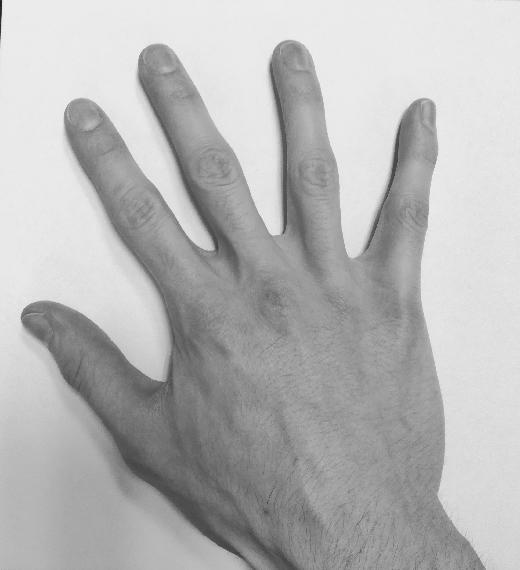
#> input picture TP/TP01/Source.jpg, 520 x 570 px
$ jupyter execute TP_ImageRegistration_Images_MALECOT.ipynb
#> lines starting #> are read from the running program, lines starting #| are printed output that depends on the picture
## Image registration

**Deadline**: Upload this notebook (rename it as 'TP-ImageRegistration-Images-YOUR-SURNAME.ipynb') to E-Campus before the deadline (see E-campus for the exact timing).

**Goal**: The goal of this notebook is to implement the algorithms seen today for pixel-based image registration. Please complete the code where you see **XXXXXXXXXXXXXX**

You will first take two pictures of your right hand into two different positions. Please keep the same topology, ie do not bend or stick together two fingers for instance.

If you can't take the pictures, you can use two pictures of my hand (see below).

[cell 1]
if 'google.colab' in str(get_ipython()):
  from google_drive_downloader import GoogleDriveDownloader as gdd
  gdd.download_file_from_google_drive(file_id='1XpgGRo839pBwIhb6h77xoG-NtHEg2DVd',
  dest_path='./Source.jpg')

  from google_drive_downloader import GoogleDriveDownloader as gdd
  gdd.download_file_from_google_drive(file_id='12FKfLjKreAksI3rEcDx4_oEn3qjAzEua',
  dest_path='./Target.jpg')
else:
  print('You are not using Colab. Please define working_dir with the absolute path to the folder where you downloaded the data')

# Please modify working_dir only if you are using your Anaconda (and not Google Colab)
# You should write the absolute path of your working directory with the data
workingDir='./'

We will use the skimage library to read and resize images, you can of course use others (openCV, pillow, scipy, etc.)

[cell 2]
from skimage.io import imread
from skimage.transform import resize

import matplotlib.pyplot as plt
from numpy import linalg as LA
import numpy as np
import scipy.ndimage

The first thing to do is to create a function that creates the transformation matrix T. Please complete the following function following the rules explained in the header of the function.

[cell 3]
def Tmatrix(scale=(1,1), rotationAngle=0, shearAngles=(0,0),translation=(0,0),elation=(0,0),reflection=(False,False)):
    '''
    Transformation matrix defined as the composition of 6 possible geometric
    transformations: Reflection (Re), Rotation (R), Scaling (S), Shear (Sh),
    Translation (T) and Elation (E).
    For the linear transformation part, we assume this composition:
        A = Re * R * S * Sh

    Inputs:
            scale: is a tuple with sx and sy (two scalar values)
            rotationAngle: is an angle in degrees (scalar value)
            shearAngles: is a tuple with the two shear angles in degrees (scalar value)
            translation: is a tuple with tx and ty (scalar values)
            elation: is a tuple containing the elation part (scalar values)
            reflection: is a tuple of Boolean values indicating wheter to reflect with respect to x and y axis

    Output:
            T: the 3x3 transformation matrix (homogeneous coordinates)
    '''

    if len(scale) != 2:
        raise ValueError("scale should be a tuple of length 2")
    if len(shearAngles)!= 2:
        raise ValueError("shearAngles should be a tuple of length 2")
    if len(translation)!= 2:
        raise ValueError("translation should be a tuple of length 2")
    if len(elation)!= 2:
        raise ValueError("elation should be a tuple of length 2")
    if len(reflection)!= 2:
        raise ValueError("reflection should be a tuple of length 2")
    if type(reflection[0])!= bool or type(reflection[1]) != bool:
        raise ValueError("reflection should contain two boolean values")
    if np.ndim(rotationAngle) != 0:
        raise ValueError("rotationAngle should be a scalar")

    # transform angles from degrees to radians
    rotationAngle = rotationAngle*(np.pi/180)
    shearAnglesRad = [shearAngles[0]*(np.pi/180),shearAngles[1]*(np.pi/180)]

    # compute T
    S = np.array([[scale[0],0],[0,scale[1]]])
    R = np.array([[np.cos(rotationAngle),-np.sin(rotationAngle)],[np.sin(rotationAngle),np.cos(rotationAngle)]])
    Re = np.eye(2)
    if reflection[0]:
      Re[0,0] = -1
    if reflection[1]:
      Re[1,1] = -1
    Sh = np.array([[1,np.tan(shearAnglesRad[0])],[np.tan(shearAnglesRad[1]),1]])
    A = Re @ R @ S @ Sh
    E = np.array([[elation[0],elation[1]]])
    Tr = np.transpose(np.array([[translation[0], translation[1], 1]]))

    T = np.concatenate((np.concatenate((A,E),axis=0), Tr), axis = 1)

    return T

Test here, your function.

[cell 4]
print(Tmatrix(scale=(0.7,0.6), rotationAngle=30, shearAngles=(20,30),translation=(0.5,0.8),elation=(0,1),reflection=(True,False)))

[cell 5]
## Define Transformation
T=Tmatrix(scale=(1,1), rotationAngle=40, shearAngles=(0,0),translation=(0,0),elation=(0,0),reflection=(False,False))

Next, we need to create a function that apply the previously created transformation matrix. We will need to apply it either to 2D points, seen as a [Nx2] numpy array where N is the number of points, or to image coordinates, modeled as a [2xNxM] Numpy array where N and M are the number of rows and columns of the image respectively.

[cell 6]
def applyTransformation(T, points=None, coords=None):
    '''
    Apply geometric transformation to points or image coordinates.
    Transformation is defined by a 3x3 matrix

    Inputs:
        points: Nx2 Numpy array of points
        coordinates: 2xNxM Numpy array of image coordinates
        T: 3x3 matrix trasformation

    Output:
        pm: Nx2 points after transformation
        cm: 2xNxM image coordinates after transformation
    '''
    if points is None and coords is None:
        raise ValueError("Error ! You should provide points and/or coords")

    if points is not None:
        N,d = points.shape
        if d != 2 and N==2:
            print('WARNING ! points should be an array of dimension Nx2'+
                  ' Transposing the array')
            points=points.T
            N,d = points.shape

        if d != 2:
            raise ValueError("Error ! Function works only with 2D points")

        # Transform points into homogeneous coordinates (adding one...)
        homogen_points = np.concatenate((points, np.transpose([np.ones(N)])), axis=1)

        # Apply transformation
        transfo = (np.dot(T, homogen_points.T)).T

        # If homography, ...
        if T[2,0] or T[2, 1]:
          transfo[:,:2] =  transfo[:,:2] / (T[2,0]*transfo[:,:2] + T[2,1]*transfo[:,:2] +1)
        print(transfo)
        pm=transfo[:,:2]
    else:
        pm=None

    if coords is not None:
        d,N,M = coords.shape

        if d != 2:
            raise ValueError("Error ! Function works only with 2D coordinates")

        p = coords.reshape((2,N*M)).T # reshape coordinates as list of points
        # Transform points into homogeneous coordinates (adding one...)
        homogen_points = np.concatenate((p, np.transpose([np.ones(N*M)])), axis=1)

        # Apply transformation
        transfo = (np.dot(T, homogen_points.T)).T
        # If homography, ...
        if T[2,0] or T[2, 1]:
            transfo[:,:2] =  transfo[:,:2] / (T[2,0]*transfo[:,:2] + T[2,1]*transfo[:,:2] +1)

        pm=transfo[:,:2]
        cm = pm.T.reshape((2,N,M))

    else:
        cm =None

    return pm,cm

Now, we can test the two functions on some data-sets of 2D points. To keep things simple, you will create two data-sets of points.

In the first one, the points will draw an ellipse (ie uniform sampling on an ellipse).
In the secon data-set, the points will draw a square (ie uniform sampling on a square).

You will then try several (at least five) different trasformations and check if your code works well.

[cell 7]
# Ellipse
theta = np.deg2rad(np.arange(0.0, 360.0, 1.0))
x = 2*np.cos(theta)
y = np.sin(theta)
points=np.array([x, y]).T

## Define Transformation
T=Tmatrix(scale=(1,1), rotationAngle=0, shearAngles=(50,0),translation=(0,2),elation=(0,0),reflection=(False,False))

## Apply trasformation
moved = applyTransformation(T, points=points)[0]

fig = plt.figure(figsize=(16, 8))
ax1 = plt.subplot(1, 3, 1)
ax2 = plt.subplot(1, 3, 2)
ax1.scatter(points[:,0],points[:,1])
ax2.scatter(moved[:,0],moved[:,1])

minimum = np.min((ax1.get_xlim(),ax1.get_ylim(),ax2.get_xlim(),ax2.get_ylim()))
maximum = np.max((ax1.get_xlim(),ax1.get_ylim(),ax2.get_xlim(),ax2.get_ylim()))

ax1.set_xlim(minimum*1.2,maximum*1.2)
ax1.set_ylim(minimum*1.2,maximum*1.2)
ax1.set_aspect('equal', 'box')
ax2.set_xlim(minimum*1.2,maximum*1.2)
ax2.set_ylim(minimum*1.2,maximum*1.2)
ax2.set_aspect('equal', 'box')

fig.tight_layout()
plt.show()
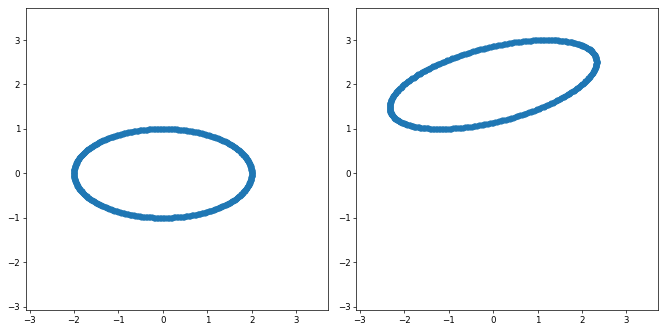
#> figure drawn by matplotlib, 2 panels

[cell 8]
# Square
x= [k/100 for k in range (100)] + [0 for k in range (100)] + [k/100 for k in range (100)] + [1 for k in range(100)]
y= [0 for k in range (100)] + [k/100 for k in range (100)] + [1 for k in range (100)] + [k/100 for k in range (100)]
points=np.array([x,y]).T

## Define Transformation
T=Tmatrix(scale=(1,2), rotationAngle=0, shearAngles=(30,-10),translation=(0,0),elation=(0.1,0),reflection=(True,False))

## Apply trasformation
moved = applyTransformation(T, points=points)[0]

fig = plt.figure(figsize=(16, 8))
ax1 = plt.subplot(1, 3, 1)
ax2 = plt.subplot(1, 3, 2)
ax1.scatter(points[:,0],points[:,1])
ax2.scatter(moved[:,0],moved[:,1])

minimum = np.min((ax1.get_xlim(),ax1.get_ylim(),ax2.get_xlim(),ax2.get_ylim()))
maximum = np.max((ax1.get_xlim(),ax1.get_ylim(),ax2.get_xlim(),ax2.get_ylim()))

ax1.set_xlim(minimum*1.2,maximum*1.2)
ax1.set_ylim(minimum*1.2,maximum*1.2)
ax1.set_aspect('equal', 'box')
ax2.set_xlim(minimum*1.2,maximum*1.2)
ax2.set_ylim(minimum*1.2,maximum*1.2)
ax2.set_aspect('equal', 'box')

fig.tight_layout()
plt.show()
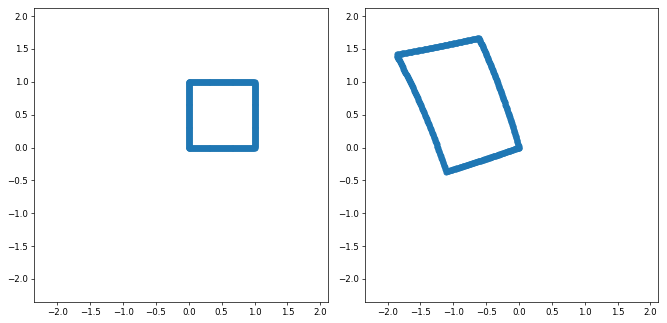
#> figure drawn by matplotlib, 2 panels

Now, we can finally move to images. Here, you can load and plot the two images of your (or mine) right hand. Pixel intensities are normalized in order to be float between 0 and 1.

[cell 9]
SourceIm = imread(workingDir + 'Source.jpg', as_gray=True)
#> SourceIm is the input picture: shape (570, 520); min 29, max 255, mean 181.6
SourceImNorm=(SourceIm - np.amin(SourceIm)) / (np.amax(SourceIm) - np.amin(SourceIm))
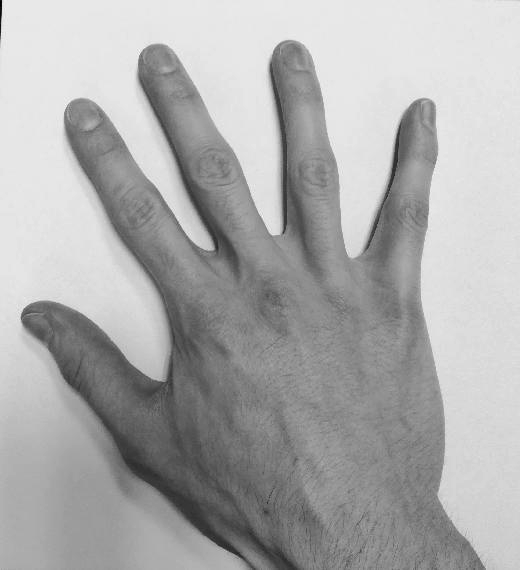
#> SourceImNorm: shape (570, 520) float64; min 0, max 1, mean 0.675
TargetIm = imread(workingDir + 'Target.jpg', as_gray=True)
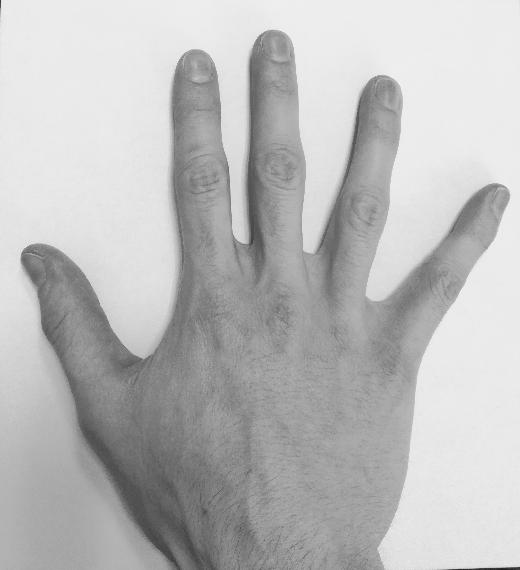
#> input picture TP/TP01/Target.jpg, 520 x 570 px
#> TargetIm is the input picture: shape (570, 520); min 29, max 250, mean 187.2
TargetImNorm=(TargetIm - np.amin(TargetIm)) / (np.amax(TargetIm) - np.amin(TargetIm))

fig = plt.figure(figsize=(10, 10))
ax1 = plt.subplot(1, 2, 1)
ax2 = plt.subplot(1, 2, 2)
ax1.imshow(SourceImNorm, cmap='gray')
ax1.set_title('Source image')
ax2.imshow(TargetImNorm, cmap='gray')
ax2.set_title('Target image')
plt.show()

In the following function, you will code the forward warping technique with point splatting.

Theoretically, an image could be associated with a coordinate chart giving the real-world coordinates of each pixel. However, the problem becomes more difficult and in many applications we do not actually have this coordinate chart. Here, you will simply consider the coordinate of a pixel as its row and column position.

In the forward warping, as seen during the lecture of this morning, the coordinates of a pixel of a source image $I$ might not be warped exactly onto the output grid. When it falls within the grid, but not on the grid, we assign (ie splat) the pixel intensity of $I$ to the four neighbour 'corners' of the output grid.

These contributions must be weighted and for this reason a typical solution is to create an 'accumulator'. This is an array of the same size of the output grid which quantifies the number of contributions that each corner of the output grid has received. By simply dividing by the number of contributions (output grid ./ accumulator), we obtain at each corner of the output grid an averaged estimate of the intensity of the transformed image.

[cell 10]
def ForwardWarping(I,T,coords=None,outputShape=None):
    '''
    Apply forward warping to an image I based on a transformation T.
    Transformation is defined by a 3x3 matrix T

    Inputs:
        I: image to transform
        T: 3x3 matrix trasformation
        coords: coordinates of the image. If None, the coordinates of a pixel
                are automatically its row and column position
        outputShape: defines the shape of the transformed image.
                     It can be 'None', same shape as the input image I or 'BB',
                     bounding box of the transformed image I_T,  or a tuple/numpy
                     array with 4 elements (min x, max x, min y, max y)

    Output:
        J: transformed image
    '''

    if coords is None:
      coords = np.mgrid[0:I.shape[0], 0:I.shape[1]] # coordinates of the image I
      cm = applyTransformation(T,coords=coords)[1]

      if outputShape is None:
          outputShape=(0,I.shape[0],0,I.shape[1])

      elif outputShape == 'BB':
          #Find extremities bounding box
          bx=int(np.floor(np.min(cm[0,:,:])))
          ux=int(np.ceil(np.max(cm[0,:,:])))
          by=int(np.floor(np.min(cm[1,:,:])))
          uy=int(np.ceil(np.max(cm[1,:,:])))
          outputShape=(bx,ux,by,uy)

      elif isinstance(outputShape, tuple):
          if len(outputShape) != 4:
              raise ValueError("Error ! outputShape should be of length 4")

      elif isinstance(outputShape, np.ndarray):
          if len(outputShape) != 4:
              raise ValueError("Error ! outputShape should be of length 4")
      else:
          raise ValueError("Error ! outputShape should be None, 'BB' or a tuple/numpy array with 4 elements")

      len_x = max(outputShape[1]-outputShape[0], outputShape[1])
      len_y = max(outputShape[3]-outputShape[2], outputShape[3])

      J= np.zeros((len_x,len_y))# transformed image
      acc= np.zeros((len_x,len_y)) # accumulator

      for i in range(I.shape[0]):
          for j in range(I.shape[1]):

              # transformed coordinate of a pixel
              p=cm[:,i,j]
              x=p[0]
              y=p[1]

              # Check if point is inside outputShape
              if x >= outputShape[0] and x < outputShape[1] and y >= outputShape[2] and y < outputShape[3]:

                  # translate if necessary, since output image will start from (0,0)
                  # it basically shifts transformed points in the positive quadrant
                  if outputShape[0]<0:
                      x=x+abs(outputShape[0])

                  if outputShape[2]<0:
                      y=y+abs(outputShape[2])

                  # Look for the four corners
                  bl=( int(np.floor(x)), int(np.floor(y)) ) # bottom left
                  br=( int(np.ceil(x)), int(np.floor(y)) ) # bottom right
                  ul=( int(np.floor(x)), int(np.ceil(y)) ) # up left
                  ur=( int(np.ceil(x)), int(np.ceil(y)) ) # up right

                  # Update J and acc
                  corners_coords = [bl, br, ul, ur]

                  for coord in corners_coords:
                    if coord[0]>=0 and coord[0]<len_x and coord[1]>=0 and coord[1]<len_y:
                      J[coord] += I[i,j]
                      acc[coord] += 1

      acc[acc==0]=1
      J=np.divide(J,acc)

    else:
        raise ValueError("Error ! Still not implemented")

    return J

Let's test your implementation of the forward warping with the right hand image. Test with at least 5 different transformation matrices (try different configurations).

[cell 11]
# Resize image (to make it faster...)
X= resize(SourceImNorm, (250,250), anti_aliasing=True)
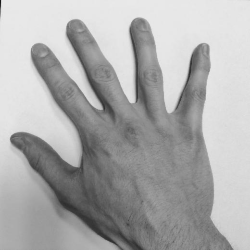
#> X: shape (250, 250) float64; min 0.0932, max 0.922, mean 0.675
T=Tmatrix(scale=(1,1.3), rotationAngle=15, shearAngles=(0,0),translation=(20,20),elation=(0,0),reflection=(False,True))
print('The transformation matrix T is:\n', T)

Xmf=ForwardWarping(X,T,outputShape='BB')
#> after the loop in ForwardWarping, `for i in range(I.shape[0]):`:
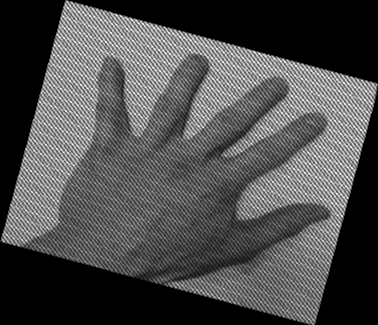
#> J: shape (325, 378) float64; min 0, max 4.57, mean 1.37; drawn with min black and max white
#> after the loop in ForwardWarping, `for i in range(I.shape[0]):`:
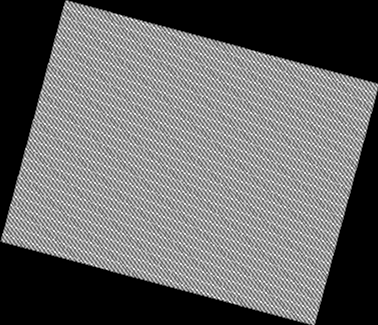
#> acc: shape (325, 378) float64; min 0, max 5, mean 2.03; drawn with min black and max white
#> after the loop in ForwardWarping, `for i in range(I.shape[0]):`: bl = (240, 0); br = (241, 0); corners_coords = [(240, 0), (241, 0), (240, 1), (241, 1)]; ul = (240, 1); ur = (241, 1)
#> in ForwardWarping, `acc[acc==0]=1`:
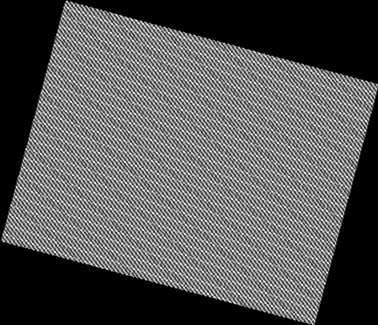
#> acc: shape (325, 378) float64; min 1, max 5, mean 2.37; drawn with min black and max white
#> in ForwardWarping, `J=np.divide(J,acc)`:
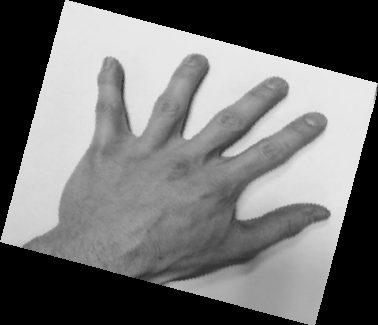
#> J: shape (325, 378) float64; min 0, max 0.916, mean 0.45

fig = plt.figure(figsize=(15, 15))
ax1 = plt.subplot(1, 2, 1)
ax2 = plt.subplot(1, 2, 2)
ax1.imshow(X, cmap='gray')
ax1.set_title('Source image')
ax2.imshow(Xmf, cmap='gray')
ax2.set_title('Forward warped image')
plt.show()

Now, we can implement the Inverse Warping (what is usually used as seen this morning).

As before, you will not use external coordinates, the coordinates of a pixel will be its row and column position.

For the interpolation step, you will implement and use the nearest neighbour tehcnique but you can implement and use otherw (e.g. bilinear, cubic, etc.) if you wish.

[cell 12]
def nearestNeighboutInterp(pM,I,coords=None):
    '''
    Nearest Neighbout interpolation

    Inputs:
        pM: 2D point defining the coordinates to interpolate
        I: image used for interpolation
        coords: coordinates of the image. If None, the coordinates of a pixel
                are automatically its row and column position

    Output:
        value: interpolated value at pM
    '''

    if coords is None:
        # row and column of pM
        r = int(pM[0])
        c = int(pM[1])

        # check if r and c are within the domain of I (I.shape)
        if r>=0 and r<I.shape[0] and c>=0 and c<I.shape[1]:
                value = I[r,c]
        else:
            value=0

    else:
        raise ValueError("Error ! Still not implemented")
        value=0

    return value

def InverseWarping(I,T,coords=None,outputShape=None):
    '''
    Apply inverse warping to an image I based on a transformation T.
    Transformation is defined by a 3x3 matrix

    Inputs:
        I: image to transform
        T: 3x3 matrix trasformation
        coords: coordinates of the image. If None, the coordinates of a pixel
                are automatically its row and column position
        outputShape: defines the shape of the transformed image.
                     It can be 'None', same shape as the input image I or 'BB',
                     bounding box of the transformed image I_T,  or a tuple/numpy
                     array with 4 elements (min x, max x, min y, max y)


    Output:
        J: transformed image
    '''

    if coords is None:

        if outputShape is None:
            outputShape=(0,I.shape[0],0,I.shape[1])

        elif outputShape == 'BB':
            coords = np.mgrid[0:I.shape[0], 0:I.shape[1]] # coordinates
            cm = applyTransformation(T,coords=coords)[1]
            #Find extremities bounding box
            bx=int(np.floor(np.min(cm[0,:,:])))
            ux=int(np.ceil(np.max(cm[0,:,:])))
            by=int(np.floor(np.min(cm[1,:,:])))
            uy=int(np.ceil(np.max(cm[1,:,:])))
            outputShape=(bx,ux,by,uy)

        elif isinstance(outputShape, tuple):
            if len(outputShape) != 4:
                raise ValueError("Error ! outputShape should be of length 4")

        elif isinstance(outputShape, np.ndarray):
            if len(outputShape) != 4:
                raise ValueError("Error ! outputShape should be of length 4")
        else:
            raise ValueError("Error ! outputShape should be None, 'BB' or a tuple/numpy array with 4 elements")

        len_x = max(outputShape[1]-outputShape[0], outputShape[1])
        len_y = max(outputShape[3]-outputShape[2], outputShape[3])

        J= np.zeros((len_x,len_y)) # transformed image

        for i in range(J.shape[0]):
            for j in range(J.shape[1]):

                p=np.array([i,j,1]) # coordinate of a pixel to transform
                pM = np.dot(LA.inv(T), p) # transformed coordinate

                if pM[-1] != 0:

                  pM = pM/pM[-1] # normalization in case of homography

                  # shifting since the first pixel will be in (0,0) in the output image
                  if outputShape[0]<0:
                      x=i+abs(outputShape[0])
                  else:
                      x=i
                  if outputShape[2]<0:
                      y=j+abs(outputShape[2])
                  else:
                      y=j

                  J[x,y]=nearestNeighboutInterp(pM,I)

    else:
        raise ValueError("Error ! Still not implemented")

    return J

Let's test the inverse warping and compare it with the implementation of scipy. Test with at least 5 different transformation matrices (try different onfigurations).
Be careful, the implementation of scipy works only with affine transformations.
You can use other implementations from opencv or skimage (even for the projective transformations) if you want.

[cell 13]
T=Tmatrix(scale=(1.4,0.3), rotationAngle=15, shearAngles=(10,0),translation=(10,20),elation=(0,0),reflection=(False,False))
print('The transformation matrix T is:\n', T)

Xmi=InverseWarping(X,T,outputShape=None)
#> after the loop in InverseWarping, `for i in range(J.shape[0]):`:
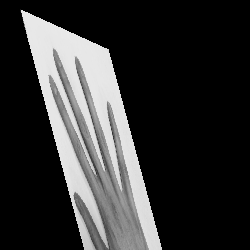
#> J: shape (250, 250) float64; min 0, max 0.922, mean 0.202
#
fig = plt.figure(figsize=(15, 15))
ax1 = plt.subplot(1, 2, 1)
ax2 = plt.subplot(1, 2, 2)
ax1.imshow(X, cmap='gray')
ax1.set_title('Source image')
ax2.imshow(Xmi, cmap='gray')
ax2.set_title('Inverse warped image')
plt.show()


# Only for affine transformations
if T[2,0] ==0 and T[2,1] ==0:
  J=scipy.ndimage.affine_transform(X, LA.inv(T),order=0)
  fig = plt.figure(figsize=(15, 15))
  ax1 = plt.subplot(1, 2, 1)
  ax2 = plt.subplot(1, 2, 2)
  ax1.imshow(X, cmap='gray')
  ax1.set_title('Source image')
  ax2.imshow(J, cmap='gray')
  ax2.set_title('Scipy transformed image')
  plt.show()
